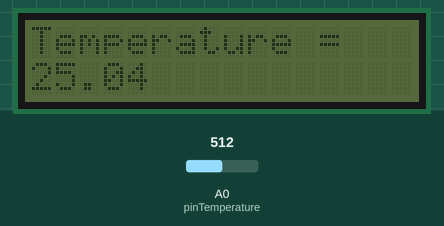
A sketch run on a simulated Arduino Uno, built with avr-gcc and run on an emulated ATmega328P. Parts: 16×2 character LCD. The inputs (shaded band) are chosen by the test bench; at power-on: A0 (pinTemperature) = 512.

Above: at 1.2 s.
1.3 s: A0 (pinTemperature) set to 716
At 1.9 s:
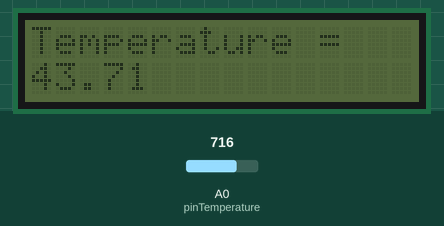
3.1 s: A0 (pinTemperature) set to 900
At 3.8 s:
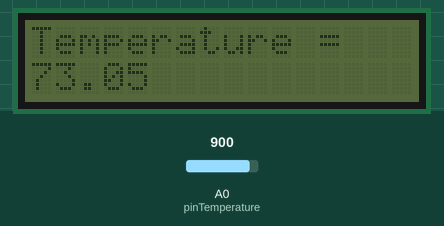
4.6 s: A0 (pinTemperature) set to 1023
At 5.7 s:
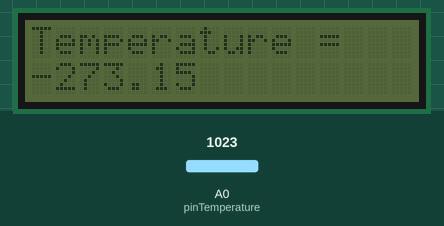
Timing chart, 0 to 7.6 s (numbered marks = the images above; inputs shaded):
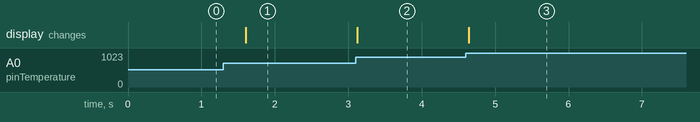

Measured:
- after the input at 1.3 s, the display: changes after 0.30 s (image 1)
- after the input at 3.1 s, the display: changes at once (image 2)
- after the input at 4.6 s, the display: changes at once (image 3)

The sketch:

Test_Nb5.ino
```cpp
#include <rgb_lcd.h>

#include <rgb_lcd.h>
#include <SoftwareSerial.h>
#include <Wire.h>
#include <rgb_lcd.h>
#include "rgb_lcd.h"
#include <math.h>
rgb_lcd lcd;

const int colorR = 0;
const int colorG = 0;
const int colorB = 0;

const int B = 4275;
const int R0 = 100000;
const int pinTemperature = A0;

void setup()
{
   lcd.begin(16, 2);

    lcd.setRGB(colorR, colorG, colorB);

    // Print a message to the LCD.
    lcd.print("Temperature = ");

}

void loop()
{
  int temp = analogRead(pinTemperature);

  float R = 1023.0/temp-1.0;

  float temperature = 1.0/(log(R)/B+1/298.15)-273.15;

   lcd.setCursor(0, 1);

    lcd.print(temperature);

  delay(500);
}
```
